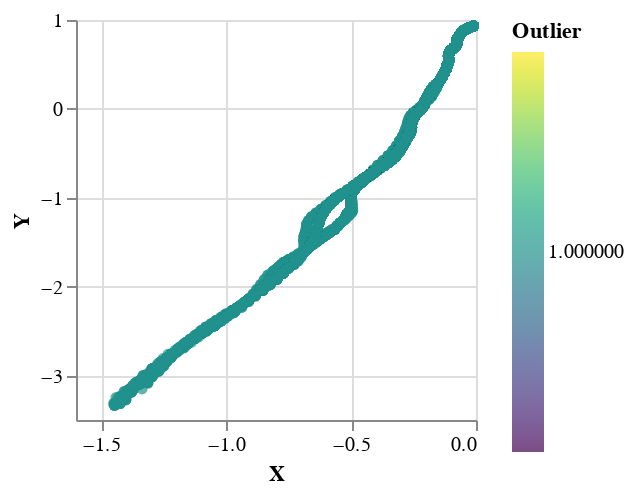

Notebook code for this chart:
### Code cell
a = join (fst <$> s)
-- b = join (replicate 1000 ((ln . exp . snd) <$> s))

s' = zip a (Prelude.repeat 1.0)

plotVega $ take 10000 s'


-- plotVega $ zip (fst $ head s) (Prelude.repeat 1.0)

### Figure 1 — Vega-Lite specification as saved in the notebook (floating-point values rounded to 4 significant figures; data arrays with more than 128 entries replaced by an {"elided": "..."} marker saying what was removed)
{"$schema": "https://vega.github.io/schema/vega-lite/v4.json", "data": {"values": {"elided": "10000 records"}}, "encoding": {"color": {"field": "Outlier", "scale": {"scheme": "viridis"}, "type": "quantitative"}, "x": {"field": "X", "type": "quantitative"}, "y": {"field": "Y", "type": "quantitative"}}, "height": 200, "mark": "circle", "width": 200}
